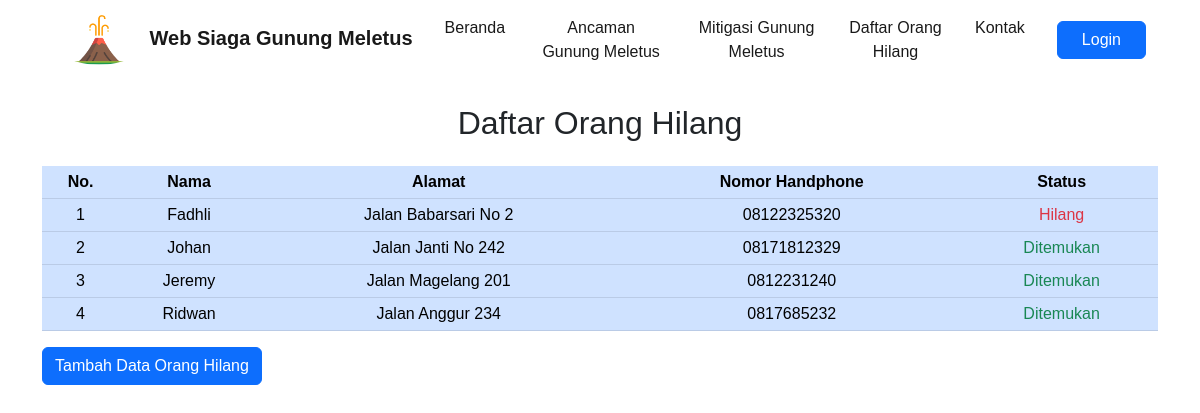
Page /daftar.php on the committed database.
### tables this page shows
CREATE TABLE `hilang` (
  `id` int(11) NOT NULL,
  `nama` varchar(255) NOT NULL,
  `alamat` varchar(255) NOT NULL,
  `telp` varchar(15) NOT NULL,
  `status` int(11) NOT NULL
);

### daftar.php (the view, shortened to what this page needs)
<!doctype html>
<html lang="en">
<?php
require 'koneksi.php';
?>
<head>
    <link href="https://cdn.jsdelivr.net/npm/bootstrap@5.2.3/dist/css/bootstrap.min.css" rel="stylesheet">
</head>
<?php include 'navbar.php'; ?>
<body>
    <div class="container mt-4">
        <div class="text-center ">
            <h2>Daftar Orang Hilang</h2>
        </div>
        <table class="table table-sm table-primary align-item-center text-center mt-4">
            <tr>
                <th>No.</th>
                <th>Nama</th>
                <th>Alamat</th>
                <th>Nomor Handphone</th>
                <th>Status</th>
            </tr>
            <?php
            $hilang = mysqli_query($konek, "SELECT * FROM hilang") or die(mysqli_error($konek));
            $no = 1;
            foreach ($hilang as $row) : {
            ?>
                    <tr>
                        <td><?= $no ?></td>
                        <td><?= $row["nama"] ?></td>
                        <td><?= $row["alamat"] ?></td>
                        <td><?= $row["telp"] ?></td>
                        <td>
                            <?php
                            if ($row['status'] == "1") {
                                echo "<div class='text-danger' role='status'>
                                                    <span class='visually'>Hilang</span>
                                                </div>";
                            } else if ($row['status'] == "2") {
                                echo "<div class='text-success' role='status'>
                                                    <span class='visually'>Ditemukan</span>
                                                </div>";
                            }
                            ?>
                        </td>
                    </tr>
                <?php $no++;
                } ?>
            <?php endforeach ?>
        </table>
        <a href="tambahdata.php" class="btn btn-primary ">Tambah Data Orang Hilang</a>
    </div>
</body>
</html>

### navbar.php (style rules this page uses)
body { font-family: "poppins", sans-serif; }

### rows in the picture
hilang: nama "Fadhli", alamat "Jalan Babarsari No 2", telp "08122325320", status "Hilang"
hilang: nama "Johan", alamat "Jalan Janti No 242", telp "08171812329", status "Ditemukan"
hilang: nama "Jeremy", alamat "Jalan Magelang 201", telp "0812231240", status "Ditemukan"
hilang: nama "Ridwan", alamat "Jalan Anggur 234", telp "0817685232", status "Ditemukan"
